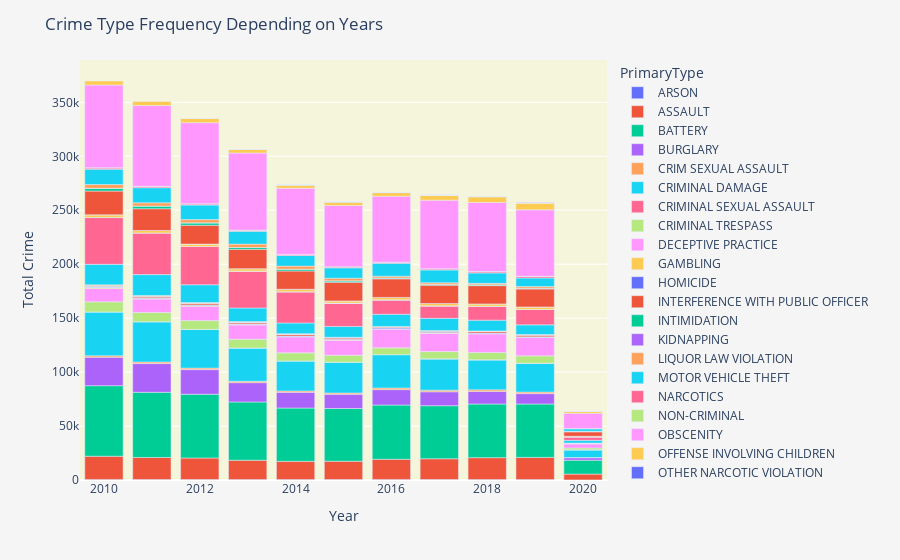

The cell this chart's notebook holds for it:
### Code cell
years_type_fre_fig=px.bar(years_type_fre.toPandas(),x="Year",y="#crimes",color="PrimaryType")
years_type_fre_fig.update_layout(title='Crime Type Frequency Depending on Years', xaxis_title='Year', yaxis_title='Total Crime', plot_bgcolor ='beige', paper_bgcolor='whitesmoke')

years_type_fre_fig.show()

### Figure 1 — Plotly figure (JSON) as saved in the notebook; plotly's stock layout.template omitted (floating-point values rounded to 4 significant figures)
{"data": [{"alignmentgroup": "True", "hovertemplate": "PrimaryType=ARSON<br>Year=%{x}<br>#crimes=%{y}<extra></extra>", "legendgroup": "ARSON", "marker": {"color": "#636efa"}, "name": "ARSON", "offsetgroup": "ARSON", "orientation": "v", "showlegend": true, "textposition": "auto", "type": "bar", "x": [2010, 2011, 2012, 2013, 2014, 2015, 2016, 2017, 2018, 2019, 2020], "xaxis": "x", "y": [522, 504, 469, 364, 396, 453, 515, 444, 373, 375, 108], "yaxis": "y"}, {"alignmentgroup": "True", "hovertemplate": "PrimaryType=ASSAULT<br>Year=%{x}<br>#crimes=%{y}<extra></extra>", "legendgroup": "ASSAULT", "marker": {"color": "#EF553B"}, "name": "ASSAULT", "offsetgroup": "ASSAULT", "orientation": "v", "showlegend": true, "textposition": "auto", "type": "bar", "x": [2010, 2011, 2012, 2013, 2014, 2015, 2016, 2017, 2018, 2019, 2020], "xaxis": "x", "y": [21518, 20390, 19893, 17969, 16889, 16992, 18720, 19250, 20341, 20593, 5341], "yaxis": "y"}, {"alignmentgroup": "True", "hovertemplate": "PrimaryType=BATTERY<br>Year=%{x}<br>#crimes=%{y}<extra></extra>", "legendgroup": "BATTERY", "marker": {"color": "#00cc96"}, "name": "BATTERY", "offsetgroup": "BATTERY", "orientation": "v", "showlegend": true, "textposition": "auto", "type": "bar", "x": [2010, 2011, 2012, 2013, 2014, 2015, 2016, 2017, 2018, 2019, 2020], "xaxis": "x", "y": [65368, 60418, 59123, 53991, 49415, 48823, 50245, 49137, 49714, 49463, 12896], "yaxis": "y"}, {"alignmentgroup": "True", "hovertemplate": "PrimaryType=BURGLARY<br>Year=%{x}<br>#crimes=%{y}<extra></extra>", "legendgroup": "BURGLARY", "marker": {"color": "#ab63fa"}, "name": "BURGLARY", "offsetgroup": "BURGLARY", "orientation": "v", "showlegend": true, "textposition": "auto", "type": "bar", "x": [2010, 2011, 2012, 2013, 2014, 2015, 2016, 2017, 2018, 2019, 2020], "xaxis": "x", "y": [26392, 26593, 22837, 17893, 14561, 13103, 14277, 12944, 11688, 9622, 2325], "yaxis": "y"}, {"alignmentgroup": "True", "hovertemplate": "PrimaryType=CRIM SEXUAL ASSAULT<br>Year=%{x}<br>#crimes=%{y}<extra></extra>", "legendgroup": "CRIM SEXUAL ASSAULT", "marker": {"color": "#FFA15A"}, "name": "CRIM SEXUAL ASSAULT", "offsetgroup": "CRIM SEXUAL ASSAULT", "orientation": "v", "showlegend": true, "textposition": "auto", "type": "bar", "x": [2010, 2011, 2012, 2013, 2014, 2015, 2016, 2017, 2018, 2019, 2020], "xaxis": "x", "y": [1331, 1449, 1385, 1243, 1263, 1259, 1483, 1502, 1481, 1438, 143], "yaxis": "y"}, {"alignmentgroup": "True", "hovertemplate": "PrimaryType=CRIMINAL DAMAGE<br>Year=%{x}<br>#crimes=%{y}<extra></extra>", "legendgroup": "CRIMINAL DAMAGE", "marker": {"color": "#19d3f3"}, "name": "CRIMINAL DAMAGE", "offsetgroup": "CRIMINAL DAMAGE", "orientation": "v", "showlegend": true, "textposition": "auto", "type": "bar", "x": [2010, 2011, 2012, 2013, 2014, 2015, 2016, 2017, 2018, 2019, 2020], "xaxis": "x", "y": [40613, 37300, 35851, 30850, 27777, 28589, 30931, 28955, 27700, 26596, 6936], "yaxis": "y"}, {"alignmentgroup": "True", "hovertemplate": "PrimaryType=CRIMINAL SEXUAL ASSAULT<br>Year=%{x}<br>#crimes=%{y}<extra></extra>", "legendgroup": "CRIMINAL SEXUAL ASSAULT", "marker": {"color": "#FF6692"}, "name": "CRIMINAL SEXUAL ASSAULT", "offsetgroup": "CRIMINAL SEXUAL ASSAULT", "orientation": "v", "showlegend": true, "textposition": "auto", "type": "bar", "x": [2010, 2011, 2012, 2013, 2014, 2015, 2016, 2017, 2018, 2019, 2020], "xaxis": "x", "y": [3, 2, 6, 8, 2, 9, 14, 30, 82, 161, 259], "yaxis": "y"}, {"alignmentgroup": "True", "hovertemplate": "PrimaryType=CRIMINAL TRESPASS<br>Year=%{x}<br>#crimes=%{y}<extra></extra>", "legendgroup": "CRIMINAL TRESPASS", "marker": {"color": "#B6E880"}, "name": "CRIMINAL TRESPASS", "offsetgroup": "CRIMINAL TRESPASS", "orientation": "v", "showlegend": true, "textposition": "auto", "type": "bar", "x": [2010, 2011, 2012, 2013, 2014, 2015, 2016, 2017, 2018, 2019, 2020], "xaxis": "x", "y": [9397, 8651, 8213, 8135, 7535, 6390, 6295, 6799, 6881, 6804, 1700], "yaxis": "y"}, {"alignmentgroup": "True", "hovertemplate": "PrimaryType=DECEPTIVE PRACTICE<br>Year=%{x}<br>#crimes=%{y}<extra></extra>", "legendgroup": "DECEPTIVE PRACTICE", "marker": {"color": "#FF97FF"}, "name": "DECEPTIVE PRACTICE", "offsetgroup": "DECEPTIVE PRACTICE", "orientation": "v", "showlegend": true, "textposition": "auto", "type": "bar", "x": [2010, 2011, 2012, 2013, 2014, 2015, 2016, 2017, 2018, 2019, 2020], "xaxis": "x", "y": [12315, 12383, 13266, 13245, 14857, 13945, 17374, 16965, 17221, 17032, 3912], "yaxis": "y"}, {"alignmentgroup": "True", "hovertemplate": "PrimaryType=GAMBLING<br>Year=%{x}<br>#crimes=%{y}<extra></extra>", "legendgroup": "GAMBLING", "marker": {"color": "#FECB52"}, "name": "GAMBLING", "offsetgroup": "GAMBLING", "orientation": "v", "showlegend": true, "textposition": "auto", "type": "bar", "x": [2010, 2011, 2012, 2013, 2014, 2015, 2016, 2017, 2018, 2019, 2020], "xaxis": "x", "y": [927, 736, 724, 596, 393, 310, 189, 191, 201, 142, 6], "yaxis": "y"}, {"alignmentgroup": "True", "hovertemplate": "PrimaryType=HOMICIDE<br>Year=%{x}<br>#crimes=%{y}<extra></extra>", "legendgroup": "HOMICIDE", "marker": {"color": "#636efa"}, "name": "HOMICIDE", "offsetgroup": "HOMICIDE", "orientation": "v", "showlegend": true, "textposition": "auto", "type": "bar", "x": [2010, 2011, 2012, 2013, 2014, 2015, 2016, 2017, 2018, 2019, 2020], "xaxis": "x", "y": [438, 438, 515, 429, 426, 502, 788, 674, 600, 501, 155], "yaxis": "y"}, {"alignmentgroup": "True", "hovertemplate": "PrimaryType=INTERFERENCE WITH PUBLIC OFFICER<br>Year=%{x}<br>#crimes=%{y}<extra></extra>", "legendgroup": "INTERFERENCE WITH PUBLIC OFFICER", "marker": {"color": "#EF553B"}, "name": "INTERFERENCE WITH PUBLIC OFFICER", "offsetgroup": "INTERFERENCE WITH PUBLIC OFFICER", "orientation": "v", "showlegend": true, "textposition": "auto", "type": "bar", "x": [2010, 2011, 2012, 2013, 2014, 2015, 2016, 2017, 2018, 2019, 2020], "xaxis": "x", "y": [796, 1048, 1228, 1281, 1398, 1305, 934, 1083, 1305, 1545, 334], "yaxis": "y"}, {"alignmentgroup": "True", "hovertemplate": "PrimaryType=INTIMIDATION<br>Year=%{x}<br>#crimes=%{y}<extra></extra>", "legendgroup": "INTIMIDATION", "marker": {"color": "#00cc96"}, "name": "INTIMIDATION", "offsetgroup": "INTIMIDATION", "orientation": "v", "showlegend": true, "textposition": "auto", "type": "bar", "x": [2010, 2011, 2012, 2013, 2014, 2015, 2016, 2017, 2018, 2019, 2020], "xaxis": "x", "y": [197, 171, 156, 134, 115, 116, 135, 150, 167, 163, 30], "yaxis": "y"}, {"alignmentgroup": "True", "hovertemplate": "PrimaryType=KIDNAPPING<br>Year=%{x}<br>#crimes=%{y}<extra></extra>", "legendgroup": "KIDNAPPING", "marker": {"color": "#ab63fa"}, "name": "KIDNAPPING", "offsetgroup": "KIDNAPPING", "orientation": "v", "showlegend": true, "textposition": "auto", "type": "bar", "x": [2010, 2011, 2012, 2013, 2014, 2015, 2016, 2017, 2018, 2019, 2020], "xaxis": "x", "y": [313, 264, 235, 242, 220, 189, 202, 190, 171, 172, 35], "yaxis": "y"}, {"alignmentgroup": "True", "hovertemplate": "PrimaryType=LIQUOR LAW VIOLATION<br>Year=%{x}<br>#crimes=%{y}<extra></extra>", "legendgroup": "LIQUOR LAW VIOLATION", "marker": {"color": "#FFA15A"}, "name": "LIQUOR LAW VIOLATION", "offsetgroup": "LIQUOR LAW VIOLATION", "orientation": "v", "showlegend": true, "textposition": "auto", "type": "bar", "x": [2010, 2011, 2012, 2013, 2014, 2015, 2016, 2017, 2018, 2019, 2020], "xaxis": "x", "y": [736, 619, 573, 465, 395, 291, 227, 191, 265, 230, 48], "yaxis": "y"}, {"alignmentgroup": "True", "hovertemplate": "PrimaryType=MOTOR VEHICLE THEFT<br>Year=%{x}<br>#crimes=%{y}<extra></extra>", "legendgroup": "MOTOR VEHICLE THEFT", "marker": {"color": "#19d3f3"}, "name": "MOTOR VEHICLE THEFT", "offsetgroup": "MOTOR VEHICLE THEFT", "orientation": "v", "showlegend": true, "textposition": "auto", "type": "bar", "x": [2010, 2011, 2012, 2013, 2014, 2015, 2016, 2017, 2018, 2019, 2020], "xaxis": "x", "y": [19021, 19379, 16487, 12574, 9896, 10004, 11277, 11341, 9938, 8976, 2502], "yaxis": "y"}, {"alignmentgroup": "True", "hovertemplate": "PrimaryType=NARCOTICS<br>Year=%{x}<br>#crimes=%{y}<extra></extra>", "legendgroup": "NARCOTICS", "marker": {"color": "#FF6692"}, "name": "NARCOTICS", "offsetgroup": "NARCOTICS", "orientation": "v", "showlegend": true, "textposition": "auto", "type": "bar", "x": [2010, 2011, 2012, 2013, 2014, 2015, 2016, 2017, 2018, 2019, 2020], "xaxis": "x", "y": [43380, 38574, 35468, 34106, 28906, 21607, 13257, 11475, 12796, 14209, 3082], "yaxis": "y"}, {"alignmentgroup": "True", "hovertemplate": "PrimaryType=NON-CRIMINAL<br>Year=%{x}<br>#crimes=%{y}<extra></extra>", "legendgroup": "NON-CRIMINAL", "marker": {"color": "#B6E880"}, "name": "NON-CRIMINAL", "offsetgroup": "NON-CRIMINAL", "orientation": "v", "showlegend": true, "textposition": "auto", "type": "bar", "x": [2010, 2012, 2013, 2014, 2015, 2016, 2017, 2018, 2019], "xaxis": "x", "y": [1, 6, 4, 16, 12, 48, 36, 36, 3], "yaxis": "y"}, {"alignmentgroup": "True", "hovertemplate": "PrimaryType=OBSCENITY<br>Year=%{x}<br>#crimes=%{y}<extra></extra>", "legendgroup": "OBSCENITY", "marker": {"color": "#FF97FF"}, "name": "OBSCENITY", "offsetgroup": "OBSCENITY", "orientation": "v", "showlegend": true, "textposition": "auto", "type": "bar", "x": [2010, 2011, 2012, 2013, 2014, 2015, 2016, 2017, 2018, 2019, 2020], "xaxis": "x", "y": [33, 40, 26, 25, 36, 42, 51, 79, 84, 58, 14], "yaxis": "y"}, {"alignmentgroup": "True", "hovertemplate": "PrimaryType=OFFENSE INVOLVING CHILDREN<br>Year=%{x}<br>#crimes=%{y}<extra></extra>", "legendgroup": "OFFENSE INVOLVING CHILDREN", "marker": {"color": "#FECB52"}, "name": "OFFENSE INVOLVING CHILDREN", "offsetgroup": "OFFENSE INVOLVING CHILDREN", "orientation": "v", "showlegend": true, "textposition": "auto", "type": "bar", "x": [2010, 2011, 2012, 2013, 2014, 2015, 2016, 2017, 2018, 2019, 2020], "xaxis": "x", "y": [2506, 2295, 2171, 2294, 2278, 2040, 2267, 2139, 2143, 2285, 660], "yaxis": "y"}, {"alignmentgroup": "True", "hovertemplate": "PrimaryType=OTHER NARCOTIC VIOLATION<br>Year=%{x}<br>#crimes=%{y}<extra></extra>", "legendgroup": "OTHER NARCOTIC VIOLATION", "marker": {"color": "#636efa"}, "name": "OTHER NARCOTIC VIOLATION", "offsetgroup": "OTHER NARCOTIC VIOLATION", "orientation": "v", "showlegend": true, "textposition": "auto", "type": "bar", "x": [2010, 2011, 2012, 2013, 2014, 2015, 2016, 2017, 2018, 2019, 2020], "xaxis": "x", "y": [6, 5, 6, 5, 10, 5, 4, 11, 1, 6, 5], "yaxis": "y"}, {"alignmentgroup": "True", "hovertemplate": "PrimaryType=OTHER OFFENSE<br>Year=%{x}<br>#crimes=%{y}<extra></extra>", "legendgroup": "OTHER OFFENSE", "marker": {"color": "#EF553B"}, "name": "OTHER OFFENSE", "offsetgroup": "OTHER OFFENSE", "orientation": "v", "showlegend": true, "textposition": "auto", "type": "bar", "x": [2010, 2011, 2012, 2013, 2014, 2015, 2016, 2017, 2018, 2019, 2020], "xaxis": "x", "y": [21996, 20162, 17475, 17968, 16935, 17279, 17202, 16962, 16952, 16672, 4289], "yaxis": "y"}, {"alignmentgroup": "True", "hovertemplate": "PrimaryType=PROSTITUTION<br>Year=%{x}<br>#crimes=%{y}<extra></extra>", "legendgroup": "PROSTITUTION", "marker": {"color": "#00cc96"}, "name": "PROSTITUTION", "offsetgroup": "PROSTITUTION", "orientation": "v", "showlegend": true, "textposition": "auto", "type": "bar", "x": [2010, 2011, 2012, 2013, 2014, 2015, 2016, 2017, 2018, 2019, 2020], "xaxis": "x", "y": [2485, 2424, 2203, 1652, 1623, 1322, 800, 734, 717, 680, 85], "yaxis": "y"}, {"alignmentgroup": "True", "hovertemplate": "PrimaryType=PUBLIC INDECENCY<br>Year=%{x}<br>#crimes=%{y}<extra></extra>", "legendgroup": "PUBLIC INDECENCY", "marker": {"color": "#ab63fa"}, "name": "PUBLIC INDECENCY", "offsetgroup": "PUBLIC INDECENCY", "orientation": "v", "showlegend": true, "textposition": "auto", "type": "bar", "x": [2010, 2011, 2012, 2013, 2014, 2015, 2016, 2017, 2018, 2019, 2020], "xaxis": "x", "y": [7, 13, 17, 10, 10, 14, 10, 10, 14, 11, 3], "yaxis": "y"}, {"alignmentgroup": "True", "hovertemplate": "PrimaryType=PUBLIC PEACE VIOLATION<br>Year=%{x}<br>#crimes=%{y}<extra></extra>", "legendgroup": "PUBLIC PEACE VIOLATION", "marker": {"color": "#FFA15A"}, "name": "PUBLIC PEACE VIOLATION", "offsetgroup": "PUBLIC PEACE VIOLATION", "orientation": "v", "showlegend": true, "textposition": "auto", "type": "bar", "x": [2010, 2011, 2012, 2013, 2014, 2015, 2016, 2017, 2018, 2019, 2020], "xaxis": "x", "y": [3537, 3094, 3007, 3135, 2901, 2414, 1600, 1496, 1364, 1518, 303], "yaxis": "y"}, {"alignmentgroup": "True", "hovertemplate": "PrimaryType=ROBBERY<br>Year=%{x}<br>#crimes=%{y}<extra></extra>", "legendgroup": "ROBBERY", "marker": {"color": "#19d3f3"}, "name": "ROBBERY", "offsetgroup": "ROBBERY", "orientation": "v", "showlegend": true, "textposition": "auto", "type": "bar", "x": [2010, 2011, 2012, 2013, 2014, 2015, 2016, 2017, 2018, 2019, 2020], "xaxis": "x", "y": [14270, 13972, 13480, 11819, 9795, 9631, 11953, 11871, 9676, 7986, 2266], "yaxis": "y"}, {"alignmentgroup": "True", "hovertemplate": "PrimaryType=SEX OFFENSE<br>Year=%{x}<br>#crimes=%{y}<extra></extra>", "legendgroup": "SEX OFFENSE", "marker": {"color": "#FF6692"}, "name": "SEX OFFENSE", "offsetgroup": "SEX OFFENSE", "orientation": "v", "showlegend": true, "textposition": "auto", "type": "bar", "x": [2010, 2011, 2012, 2013, 2014, 2015, 2016, 2017, 2018, 2019, 2020], "xaxis": "x", "y": [1107, 1058, 1034, 1005, 904, 864, 946, 931, 1051, 1289, 301], "yaxis": "y"}, {"alignmentgroup": "True", "hovertemplate": "PrimaryType=STALKING<br>Year=%{x}<br>#crimes=%{y}<extra></extra>", "legendgroup": "STALKING", "marker": {"color": "#B6E880"}, "name": "STALKING", "offsetgroup": "STALKING", "orientation": "v", "showlegend": true, "textposition": "auto", "type": "bar", "x": [2010, 2011, 2012, 2013, 2014, 2015, 2016, 2017, 2018, 2019, 2020], "xaxis": "x", "y": [189, 181, 207, 153, 140, 147, 173, 184, 199, 222, 48], "yaxis": "y"}, {"alignmentgroup": "True", "hovertemplate": "PrimaryType=THEFT<br>Year=%{x}<br>#crimes=%{y}<extra></extra>", "legendgroup": "THEFT", "marker": {"color": "#FF97FF"}, "name": "THEFT", "offsetgroup": "THEFT", "orientation": "v", "showlegend": true, "textposition": "auto", "type": "bar", "x": [2010, 2011, 2012, 2013, 2014, 2015, 2016, 2017, 2018, 2019, 2020], "xaxis": "x", "y": [76684, 74853, 75115, 71457, 61350, 56696, 61039, 63584, 64024, 61612, 14006], "yaxis": "y"}, {"alignmentgroup": "True", "hovertemplate": "PrimaryType=WEAPONS VIOLATION<br>Year=%{x}<br>#crimes=%{y}<extra></extra>", "legendgroup": "WEAPONS VIOLATION", "marker": {"color": "#FECB52"}, "name": "WEAPONS VIOLATION", "offsetgroup": "WEAPONS VIOLATION", "orientation": "v", "showlegend": true, "textposition": "auto", "type": "bar", "x": [2010, 2011, 2012, 2013, 2014, 2015, 2016, 2017, 2018, 2019, 2020], "xaxis": "x", "y": [3704, 3878, 3904, 3246, 3109, 3333, 3450, 4682, 5444, 6324, 1851], "yaxis": "y"}, {"alignmentgroup": "True", "hovertemplate": "PrimaryType=NON-CRIMINAL (SUBJECT SPECIFIED)<br>Year=%{x}<br>#crimes=%{y}<extra></extra>", "legendgroup": "NON-CRIMINAL (SUBJECT SPECIFIED)", "marker": {"color": "#636efa"}, "name": "NON-CRIMINAL (SUBJECT SPECIFIED)", "offsetgroup": "NON-CRIMINAL (SUBJECT SPECIFIED)", "orientation": "v", "showlegend": true, "textposition": "auto", "type": "bar", "x": [2012, 2014, 2016, 2017, 2018], "xaxis": "x", "y": [2, 1, 1, 2, 3], "yaxis": "y"}, {"alignmentgroup": "True", "hovertemplate": "PrimaryType=HUMAN TRAFFICKING<br>Year=%{x}<br>#crimes=%{y}<extra></extra>", "legendgroup": "HUMAN TRAFFICKING", "marker": {"color": "#EF553B"}, "name": "HUMAN TRAFFICKING", "offsetgroup": "HUMAN TRAFFICKING", "orientation": "v", "showlegend": true, "textposition": "auto", "type": "bar", "x": [2013, 2014, 2015, 2016, 2017, 2018, 2019, 2020], "xaxis": "x", "y": [2, 2, 13, 11, 7, 12, 11, 1], "yaxis": "y"}, {"alignmentgroup": "True", "hovertemplate": "PrimaryType=NON - CRIMINAL<br>Year=%{x}<br>#crimes=%{y}<extra></extra>", "legendgroup": "NON - CRIMINAL", "marker": {"color": "#00cc96"}, "name": "NON - CRIMINAL", "offsetgroup": "NON - CRIMINAL", "orientation": "v", "showlegend": true, "textposition": "auto", "type": "bar", "x": [2013, 2014, 2015, 2016], "xaxis": "x", "y": [3, 10, 20, 5], "yaxis": "y"}, {"alignmentgroup": "True", "hovertemplate": "PrimaryType=CONCEALED CARRY LICENSE VIOLATION<br>Year=%{x}<br>#crimes=%{y}<extra></extra>", "legendgroup": "CONCEALED CARRY LICENSE VIOLATION", "marker": {"color": "#ab63fa"}, "name": "CONCEALED CARRY LICENSE VIOLATION", "offsetgroup": "CONCEALED CARRY LICENSE VIOLATION", "orientation": "v", "showlegend": true, "textposition": "auto", "type": "bar", "x": [2014, 2015, 2016, 2017, 2018, 2019, 2020], "xaxis": "x", "y": [15, 34, 35, 69, 148, 217, 46], "yaxis": "y"}], "layout": {"barmode": "relative", "legend": {"title": {"text": "PrimaryType"}, "tracegroupgap": 0}, "margin": {"t": 60}, "paper_bgcolor": "whitesmoke", "plot_bgcolor": "beige", "title": {"text": "Crime Type Frequency Depending on Years"}, "xaxis": {"anchor": "y", "domain": [0, 1], "title": {"text": "Year"}}, "yaxis": {"anchor": "x", "domain": [0, 1], "title": {"text": "Total Crime"}}}}
